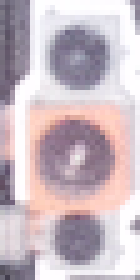
#> input picture new_cropped/cam/1/85.png, 28 x 56 px (shown 5 times larger)
$ python -i test.py   (imports and definitions only)
#> lines starting #> are read from the running program, lines starting #| are printed output that depends on the picture
import cv2
import os
import glob
import pickle
from matplotlib import pyplot as plt
import numpy as np
# import serial
import time
# from picamera.array import PiRGBArray
# from picamera import PiCamera

refPt = []
cropping = False
img = None

# [367 lines left out: functions cameraConfig, click_and_crop, get_data, get_data_for_all_img, show_hist, test and 7 more, not called in this run]

def histogramImage(img):
    cv2.imshow("",img)
    cv2.waitKey(1)
    coords = pickle.load(open("coords.txt", 'rb'))
    for coord in coords:
        # print(coord)
        roi = img[coord[0][1]:coord[1][1], coord[0][0]:coord[1][0]]
        roi_gray = cv2.cvtColor(roi, cv2.COLOR_BGR2GRAY)

        plt.subplot(221); plt.imshow(roi, "gray")
        histR = cv2.calcHist(roi, [0], None, [256], [0, 256])
        histG = cv2.calcHist(roi, [1], None, [256], [0, 256])
        histB = cv2.calcHist(roi, [2], None, [256], [0, 256])
        histgray = cv2.calcHist(roi_gray, [0], None, [256], [0, 256])

        print(sum(histR[100:]), sum(histgray[95:]))

        plt.subplot(222); plt.plot(histR)
        plt.subplot(223); plt.plot(histG)
        plt.subplot(224); plt.plot(histB)
        plt.subplot(224); plt.plot(histgray)
        plt.xlim([0,256])

        plt.show()


# [86 lines left out: functions serial_receiver, captureAndGetData, mainWithoutSerial, main, not called in this run]

# [21 lines of commented-out code are left out]

>>> import cv2
>>> picture = cv2.imread('new_cropped/cam/1/85.png', cv2.IMREAD_GRAYSCALE)
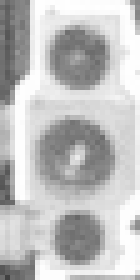
#> picture: shape (56, 28) (shown 5 times larger); min 65, max 254, mean 191.7
#> (the run stopped early here; a loop or call above may not have finished)
